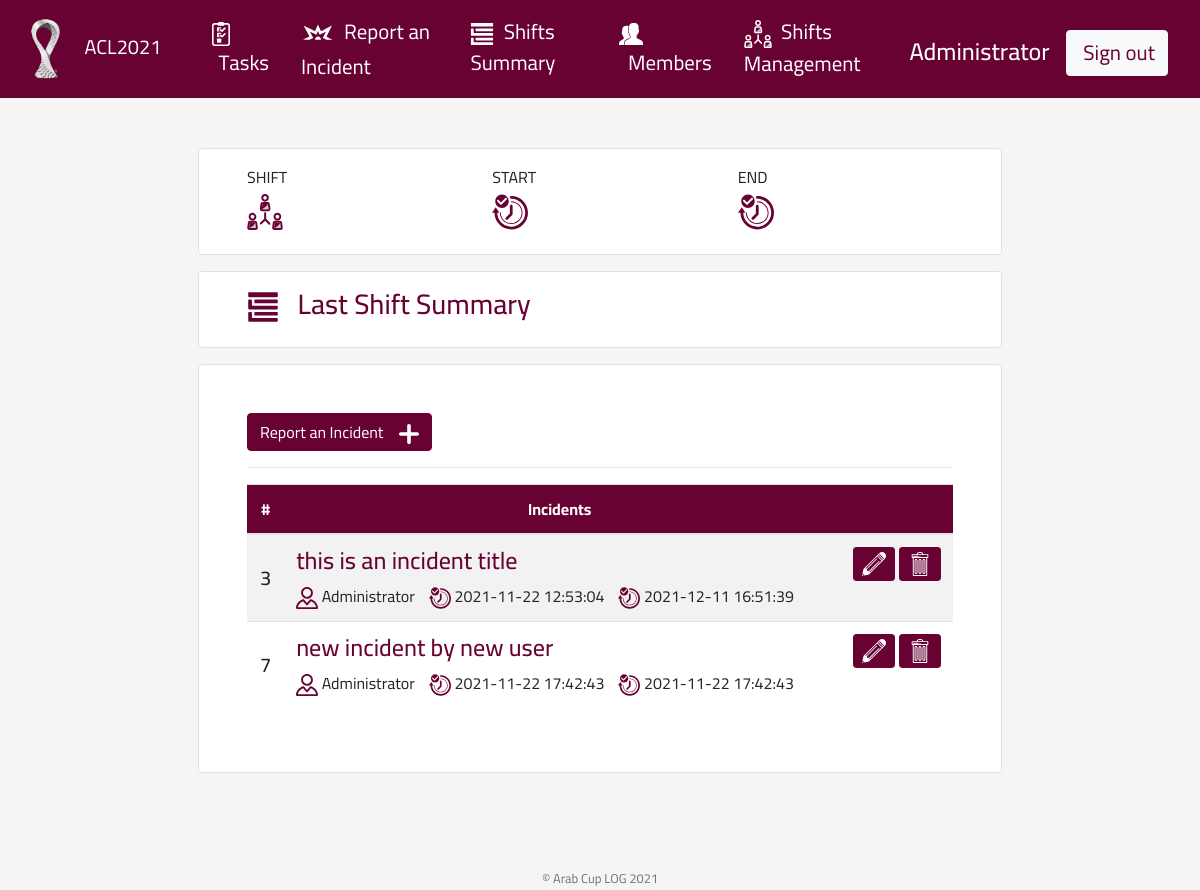
/incidents (signed in), run on the app's committed database.
### tables this page shows
CREATE TABLE "members"
(
    id         INTEGER      not null
        primary key autoincrement,
    name       varchar(128) not null,
    email      varchar(128) not null,
    phone      varchar(16)  not null,
    role       varchar(16) default 'Analyst' not null,
    permission varchar(8)  default 'member' not null
, hash varchar(256));

CREATE TABLE "incidents"
(
    id          INTEGER      not null
        constraint incident_pk
            primary key autoincrement,
    member_id   int          not null,
    title       varchar(128) not null,
    description text         not null,
    created     timestamp default CURRENT_TIMESTAMP not null,
    modified    timestamp default CURRENT_TIMESTAMP not null
);

### app.py (the view)
@app.route('/incidents', methods=["GET", "POST"])
@login_required
def incidents():
    if request.method == 'POST':
        if request.form.get('action') == "add":
            return render_template('incidents/edit.html')
        if request.form.get('action') == "edit":
            incident_id = request.form.get('id')
            result = db.execute("SELECT * FROM incidents where id=?", incident_id)
            if result:
                return render_template('incidents/edit.html', incident=result[0])
            else:
                flash("Not Found")
                return redirect('/')
        if request.form.get('action') == "save":
            incident_id = request.form.get('id')
            member_id = session.get('member_id')
            title = request.form.get('title')
            description = request.form.get('description')
            if not title or not description:
                flash("All fields are required!", 'danger')
            if incident_id:
                sql = 'UPDATE incidents SET member_id=?, title=?, description=? WHERE id=?'
                result = db.execute(sql, member_id, title, description, incident_id)
            else:
                sql = 'INSERT INTO incidents (member_id, title, description) VALUES (?, ?, ?)'
                result = db.execute(sql, member_id, title, description)
            if result:
                flash("Saved successful1!", "success")
            else:
                flash("Failed!", 'danger')
            return redirect('/incidents')
        if request.form.get('action') == "delete":
            incident_id = request.form.get('id')
            if incident_id:
                result = db.execute("DELETE FROM incidents WHERE id=?", incident_id)
                if result:
                    flash("Incident report has been deleted!", "success")
                else:
                    flash("Something went wrong!", "error")
                return redirect('/incidents')
            else:
                return apology('Unauthorized access', 403)
    else:
        summary = get_last_shift_summary(db)
        where = " WHERE incidents.id=?" if request.args.get('id') else ''
        sql = "SELECT incidents.*, members.name FROM incidents " \
              "LEFT JOIN members ON members.id = incidents.member_id" + where
        if request.args.get('id'):
            result = db.execute(sql, int(request.args.get('id')))
        else:
            result = db.execute(sql)
        return render_template('incidents/view.html', incidents=result, summary=summary)

### app.py (called while the page is built)
@app.after_request
def after_request(response):
    response.headers["Cache-Control"] = "no-cache, no-store, must-revalidate"
    response.headers["Expires"] = 0
    response.headers["Pragma"] = "no-cache"
    return response

### helpers.py (called while the page is built)
def login_required(f):
    @wraps(f)
    def decorated_function(*args, **kwargs):
        if session.get("member_id") is None:
            return redirect("/login")
        return f(*args, **kwargs)
    return decorated_function

def get_last_shift_summary(db):
    result = db.execute("SELECT * FROM summaries ORDER BY created DESC LIMIT 1 ")
    return result[0] if result else ''

### templates/incidents/view.html (shortened to what this page needs)
{% extends "layout.html" %}
{% block main %}
  {% include 'common/shift_summary.html' %}
  <div class="p-5 border rounded bg-white">
    {% if session.permission in ['Super','Admin'] %}
      <form action="" method="post">
        <button name="action" value="add" class="btn btn-primary">
          Report an Incident &numsp; <img src="/static/images/plus.svg" width="20" class="text-white"
                                          alt="add new member">
        </button>
      </form>
      <hr>
    {% endif %}
    <table class="table table-striped table-hover">
      <thead>
      <tr class="text-center text-white bg-qatar">
        <th>#</th>
        <th>Incidents</th>
        <th></th>
      </tr>
      </thead>
      <tbody>
      {% for incident in incidents %}
        <tr class="text-center">
          <td class="text-center align-middle h5">{{ incident['id'] }}</td>
          <td class="text-left">
            <h4><a href="{{ url_for('incidents', id=incident['id']) }}">{{ incident['title'] }}</a></h4>
            <img src="/static/images/user-qatar.svg" width="22" alt="Reported by"> {{ incident['name'] }}
            <img src="/static/images/time-check-qa.svg" width="22" alt="Created at"> {{ incident['created'] }}
            <img src="/static/images/time-check-qa.svg" width="22" alt="Modified at"> {{ incident['modified'] }}
          </td>
          <td class="text-right">
            {% if session.permission in ['Super'] or session.member_id == incident['member'] %}
              <form class="d-inline-block" action="" method="post">
                <button name="action" value="edit" class="btn btn-primary btn-sm">
                  <img src="/static/images/edit.svg" width="24" alt="">
                </button>
              </form>
            {% endif %}
            {% if session.permission in ['Super'] or session.member_id == incident['member'] %}
              <form class="d-inline-block" action="" method="post">
                <button name="action" value="delete" class="btn btn-primary btn-sm">
                  <img src="/static/images/trash.svg" width="24" alt="">
                </button>
              </form>
            {% endif %}
          </td>
        </tr>
      {% endfor %}
      </tbody>
    </table>
  </div>
{% endblock %}

### templates/layout.html (shortened to what this page needs)
<!DOCTYPE html>
<html lang="en">
<head>
  <link href="/static/css/bootstrap.min.css" rel="stylesheet"/>
  <link href="/static/css/style.css" rel="stylesheet"/>
</head>
<body>
<header class="container">
  <nav class="navbar navbar-expand-md navbar-dark fixed-top bg-qatar">
    <a class="navbar-brand" href="#" title="Arab Cup 2021">
      <img src="/static/images/cup-log.png" height="64" alt="Arab Cup Log">
      ACL2021
    </a>
    <div class="collapse navbar-collapse " id="navbarCollapse">
      {% if session.member_id %}
        <ul class="mr-auto navbar-nav">
          <li class="nav-item active">
            <a class="nav-link" href="/">
              <img src="/static/images/task-list.svg" width="24" alt="">&nbsp;&nbsp;Tasks
            </a>
          </li>
          <li class="nav-item active">
            <a class="nav-link" href="{{ url_for('incidents') }}">
              <img src="/static/images/hazard.svg" width="34" alt="Incidents">&nbsp;&nbsp;Report an Incident
            </a>
          </li>
          <li class="nav-item active">
            <a class="nav-link" href="{{ url_for('summaries') }}">
              <img src="/static/images/summary.svg" width="24" alt="Summary">&nbsp;&nbsp;Shifts Summary
            </a>
          </li>
          <li class="nav-item active">
            <a class="nav-link" href="{{ url_for('members') }}">
              <img src="/static/images/users.svg" width="24" alt="Members">&nbsp;&nbsp;Members
            </a>
          </li>
          <li class="nav-item active">
            <a class="nav-link" href="{{ url_for('shifts') }}">
              <img src="/static/images/shift.svg" width="28" alt="Shifts">&nbsp;&nbsp;Shifts Management
            </a>
          </li>
        </ul>
        <ul class="navbar-nav ml-auto mt-2">
          <li class="nav-item active pt-2">
            <h4 class="text-white mb-0">{{ session.name }}</h4>
          </li>
          <li class="nav-item">
            <a class="btn btn-light text-qatar" href="{{ url_for('logout') }}"
               onclick="return confirm('Are you sure, you want to logout?')">
              &nbsp;Sign out
            </a>
          </li>
        </ul>
      {% else %}
        <ul class="navbar-nav ml-auto mt-2">
          <li class="nav-item"><a class="nav-link" href="{{ url_for('register') }}">Register</a></li>
          <li class="nav-item"><a class="nav-link" href="{{ url_for('login') }}">Log In</a></li>
        </ul>
      {% endif %}
    </div>
  </nav>
</header>
<main class="container-fluid p-5 mx-auto w-75 ">
  {% if session.shift %}
    {% include 'common/shift_details.html' %}
  {% endif %}
  {% block main %}{% endblock %}
</main>
<footer class="small text-center text-muted">
  <p class="mt-5 mb-3 text-center text-muted">&copy; Arab Cup LOG 2021</p>
</footer>
</body>
</html>

### static/css/style.css (style rules this page uses)
:root { --input-padding-x: .75rem; --input-padding-y: .75rem; }
* { font-family: 'Cairo', sans-serif; }
a { color: #680233; }
html, body { height: 100%; }
body { padding-top: 100px; background-color: #f5f5f5; }
li.nav-item { padding-right: 1rem; }
li.nav-item > a { font-size: 1.3rem; }
.bg-qatar { background-color: #680233; }
.text-qatar { color: #680233; }
.btn-primary { color: #fff; background-color: #680233; border-color: #680233; }

### data on the page
members: name "Administrator"
incidents: id "3", title "this is an incident title", name "Administrator", created "2021-11-22 12:53:04", modified "2021-12-11 16:51:39"
incidents: id "7", title "new incident by new user", name "Administrator", created "2021-11-22 17:42:43", modified "2021-11-22 17:42:43"
